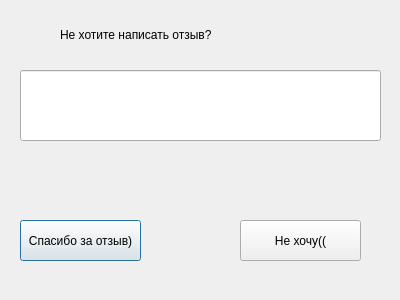
<?xml version="1.0" encoding="UTF-8"?>
<ui version="4.0">
 <class>Dialog</class>
 <widget class="QDialog" name="Dialog">
  <property name="geometry">
   <rect>
    <x>0</x>
    <y>0</y>
    <width>400</width>
    <height>300</height>
   </rect>
  </property>
  <property name="windowTitle">
   <string>Dialog</string>
  </property>
  <widget class="QLabel" name="label">
   <property name="geometry">
    <rect>
     <x>60</x>
     <y>20</y>
     <width>171</width>
     <height>31</height>
    </rect>
   </property>
   <property name="text">
    <string>Не хотите написать отзыв?</string>
   </property>
   <property name="textFormat">
    <enum>Qt::RichText</enum>
   </property>
   <property name="scaledContents">
    <bool>false</bool>
   </property>
  </widget>
  <widget class="QLineEdit" name="otzif">
   <property name="geometry">
    <rect>
     <x>20</x>
     <y>70</y>
     <width>361</width>
     <height>71</height>
    </rect>
   </property>
  </widget>
  <widget class="QPushButton" name="Thanks">
   <property name="geometry">
    <rect>
     <x>20</x>
     <y>220</y>
     <width>121</width>
     <height>41</height>
    </rect>
   </property>
   <property name="text">
    <string>Спасибо за отзыв)</string>
   </property>
  </widget>
  <widget class="QPushButton" name="bygirl">
   <property name="geometry">
    <rect>
     <x>240</x>
     <y>220</y>
     <width>121</width>
     <height>41</height>
    </rect>
   </property>
   <property name="text">
    <string>Не хочу((</string>
   </property>
  </widget>
 </widget>
 <resources/>
 <connections/>
</ui>
